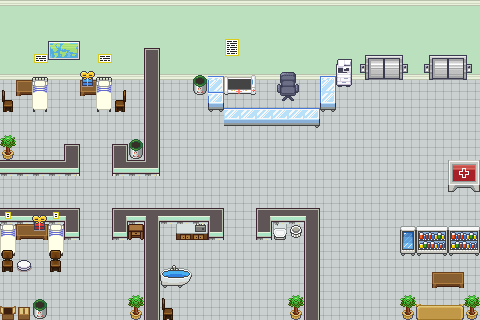

This game map was drawn from its Tiled (.tmx) file and the tilesets committed beside it. A one-line description and the trimmed map source follow:
An orthogonal 30x20 tile map with 16x16 px tiles, 4 tile layers (Tile Layer 1, Tile Layer 2, Tile Layer 3, Above Player), 6 tilesets and 54 objects (27x collision, 25x event, v).

<map version="1.10" tiledversion="1.12.2" orientation="orthogonal" renderorder="right-down" width="30" height="20" tilewidth="16" tileheight="16" infinite="0" nextlayerid="11" nextobjectid="116">
 <properties>
  <property name="edges" value="clamped" />
  <property name="inside" type="bool" value="true" />
  <property name="map_type" value="notype" />
  <property name="scenario" value="xero" />
  <property name="slug" value="azure_town_hall" />
 </properties>
 <tileset firstgid="1" name="Office_interiors_shadowless_16x16" tilewidth="16" tileheight="16" tilecount="528" columns="22">
  <image source="../gfx/tilesets/Office_interiors_shadowless_16x16.png" width="352" height="384" />
 </tileset>
 <tileset firstgid="529" source="../gfx/tilesets/core_indoor_floors.tsx" />
 <tileset firstgid="4393" source="../gfx/tilesets/core_set pieces.tsx" />
 <tileset firstgid="5943" name="core_indoor_walls" tilewidth="16" tileheight="16" tilecount="3864" columns="46">
  <image source="../gfx/tilesets/core_indoor_walls.png" width="736" height="1344" />
 </tileset>
 <tileset firstgid="9807" name="Interiors_16x16" tilewidth="16" tileheight="16" tilecount="2592" columns="16">
  <image source="../gfx/tilesets/Interiors_16x16.png" width="256" height="2592" />
 </tileset>
 <tileset firstgid="12399" source="../gfx/tilesets/core_indoor_walls.tsx" />
 <layer id="1" name="Tile Layer 1" width="30" height="20">
  <data>[600 cells, 600 non-empty, 4 distinct tile ids]</data>
 </layer>
 <layer id="2" name="Tile Layer 2" width="30" height="20">
  <data>[600 cells, 120 non-empty, 69 distinct tile ids]</data>
 </layer>
 <layer id="3" name="Tile Layer 3" width="30" height="20">
  <data>[600 cells, 30 non-empty, 14 distinct tile ids]</data>
 </layer>
 <layer id="4" name="Above Player" width="30" height="20">
  <data>[600 cells, 42 non-empty, 24 distinct tile ids]</data>
 </layer>
 <objectgroup id="3" name="events">
  <object id="1" name="Exit To Azure Town" type="event" x="240.17" y="303.513" width="16" height="16">
   <properties>
    <property name="act10" value="transition_teleport player,king_of_the_hill_arena.tmx,17,20,0.3" />
    <property name="cond10" value="is char_at player" />
    <property name="cond20" value="is char_facing player,down" />
   </properties>
  </object>
  <object id="86" name="JJI Hospital Elevator Left" type="event" x="368" y="64" width="32" height="30.0063">
   <properties>
    <property name="act10" value="translated_dialog_choice 1floor:no,jji_hospital_elevator_choice" />
    <property name="cond1" value="is char_facing_tile player" />
    <property name="cond2" value="is button_pressed INTERACT" />
   </properties>
  </object>
  <object id="87" name="JJI Hospital Elevator Right" type="event" x="432" y="64" width="32" height="30.0063">
   <properties>
    <property name="act10" value="translated_dialog_choice 1floor:no,jji_hospital_elevator_choice" />
    <property name="cond1" value="is char_facing_tile player" />
    <property name="cond2" value="is button_pressed INTERACT" />
   </properties>
  </object>
  <object id="91" name="JJI Hospital Elevator Go Floor 1" type="event" x="0" y="0" width="16" height="16">
   <properties>
    <property name="act10" value="transition_teleport player,hospital_floor1.tmx,23,5,0.3" />
    <property name="act20" value="set_variable jji_hospital_elevator_choice:null" />
    <property name="cond1" value="is variable_set jji_hospital_elevator_choice:1floor" />
   </properties>
  </object>
  <object id="92" name="JJI Hospital Elevator Cancel" type="event" x="16" y="0" width="16" height="16">
   <properties>
    <property name="act10" value="set_variable jji_hospital_elevator_choice:null" />
    <property name="cond1" value="is variable_set jji_hospital_elevator_choice:no" />
   </properties>
  </object>
  <object id="93" name="JJI Hospital Floor 2 -Spawn Hospital Cast" type="event" x="0" y="0" width="16" height="16">
   <properties>
    <property name="act10" value="create_npc jji_dr_kimura_floor2,16,6,stand" />
    <property name="act20" value="char_face jji_dr_kimura_floor2,down" />
    <property name="act30" value="create_npc jji_hospital2_whitebelt_liam,2,5,stand" />
    <property name="act40" value="char_face jji_hospital2_whitebelt_liam,down" />
    <property name="act50" value="create_npc jji_hospital2_liam_mother,1,5,stand" />
    <property name="act60" value="char_face jji_hospital2_liam_mother,right" />
    <property name="act70" value="create_npc jji_hospital2_bluebelt_sarah,6,5,stand" />
    <property name="act80" value="char_face jji_hospital2_bluebelt_sarah,down" />
    <property name="act90" value="create_npc jji_hospital2_physio,19,11,stand" />
    <property name="act100" value="char_face jji_hospital2_physio,left" />
    <property name="act110" value="create_npc jji_hospital2_concerned_parent,5,16,stand" />
    <property name="act120" value="char_face jji_hospital2_concerned_parent,right" />
    <property name="act130" value="create_npc jji_hospital2_brownbelt_ethan,22,14,stand" />
    <property name="act140" value="char_face jji_hospital2_brownbelt_ethan,down" />
    <property name="act150" value="create_npc jji_hospital2_snack_patient,25,17,stand" />
    <property name="act160" value="char_face jji_hospital2_snack_patient,right" />
    <property name="act170" value="create_npc jji_hospital2_blackbelt_coach,28,16,stand" />
    <property name="act180" value="char_face jji_hospital2_blackbelt_coach,left" />
    <property name="cond10" value="not char_exists jji_dr_kimura" />
   </properties>
  </object>
  <object id="94" name="JJI Hospital Floor 2 -Talk White Belt Liam" type="event" x="32" y="80" width="16" height="16">
   <properties>
    <property name="act10" value="char_face jji_hospital2_whitebelt_liam,down" />
    <property name="act20" value="char_face player,jji_hospital2_whitebelt_liam" />
    <property name="act30" value="translated_dialog jji_hospital2_whitebelt_liam" />
    <property name="cond10" value="is char_facing_tile player" />
    <property name="cond20" value="is button_pressed INTERACT" />
   </properties>
  </object>
  </objectgroup>
 <objectgroup id="9" name="Collisions">
  <!-- 29 objects omitted --></objectgroup>
</map>
<!-- 47 of 54 objects omitted -->
